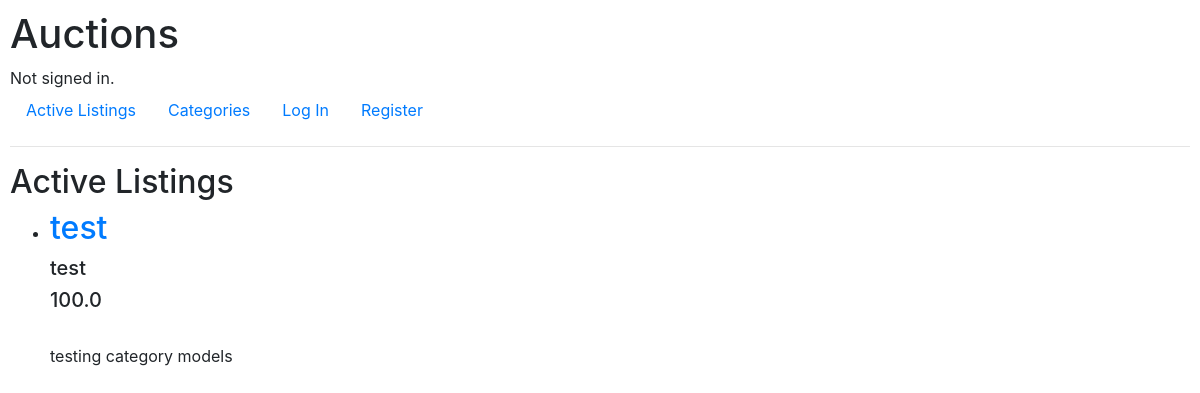
The app's page /, older data.
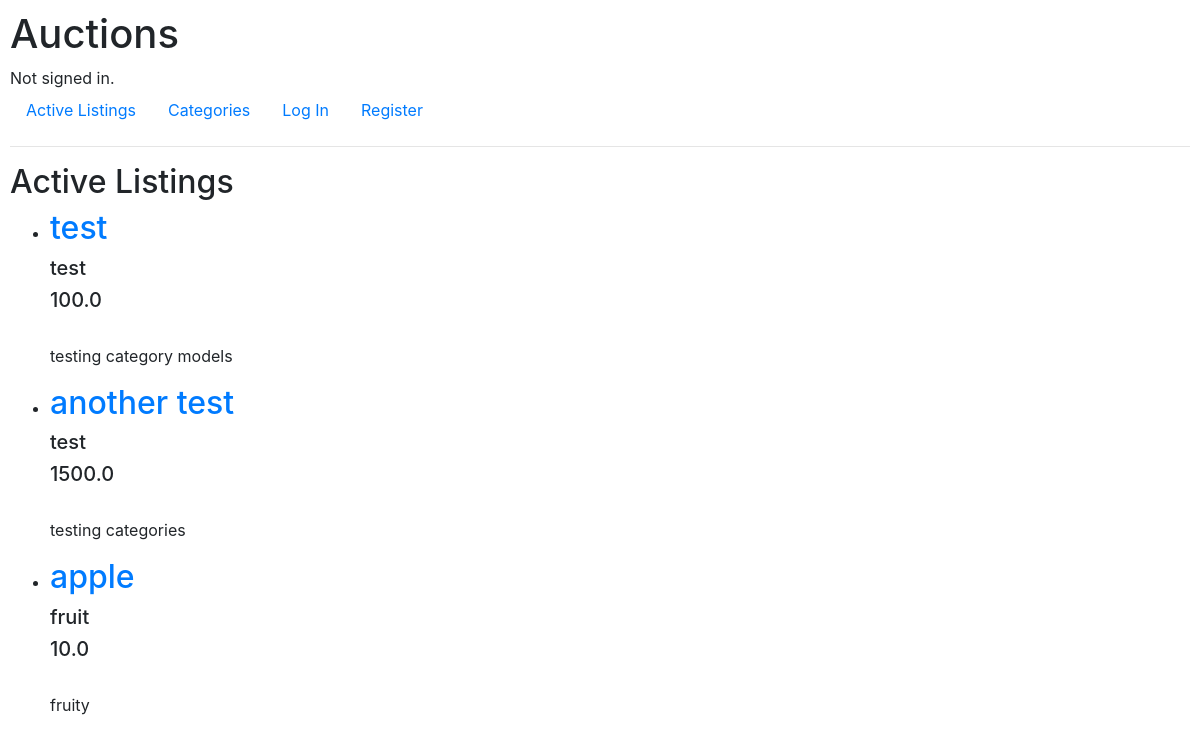
The same page, newer data.
### auctions/models.py (models this page shows)
class Listing(models.Model):
    creator = models.ForeignKey('User', on_delete=models.CASCADE, related_name="listings", null=True)
    title = models.CharField(max_length=128)
    description = models.TextField(max_length=1000)
    current_bid = models.OneToOneField('Bid', on_delete=models.CASCADE, related_name="listing", null=True)
    active = models.BooleanField(default=True)
    image_url = models.URLField(default=None)  # should this be a FilePathField ?
    category = models.ForeignKey('Category', on_delete=models.CASCADE, related_name="items", null=True)
    winner = models.ForeignKey('User', on_delete=models.DO_NOTHING, related_name="winner", null=True, default=None)

class Category(models.Model):
    name = models.CharField(max_length=64)

class Bid(models.Model):
    user = models.ForeignKey(User, on_delete=models.CASCADE, related_name="bids")
    amount = models.FloatField()
    related_listing = models.ForeignKey(Listing, on_delete=models.CASCADE, related_name="bid", null=True)

### auctions/views.py (the view)
# urls.py: path("", views.index, name="index"),
def index(request):
    listings = Listing.objects.all()
    return render(request, "auctions/index.html", {'listings': listings})

### auctions/templates/auctions/index.html (shortened to what this page needs)
{% extends "auctions/layout.html" %}
{% block body %}
    <h2>Active Listings</h2>
    <ul>
        {% for listing in listings %}
            {% if listing.active%}
                <li>
                    <h2> <a href="/listings/{{listing.id}}">{{listing.title}}</a> </h2>
                    <h5> {{listing.category.name}} </h5>
                    <h5> {{listing.current_bid.amount}} </h5>
                    <p> {{listing.description}} </p>
                </li>
            {% endif %}
        {% endfor %}
    </ul>
{% endblock %}

### auctions/templates/auctions/layout.html (shortened to what this page needs)
{% load static %}
<!DOCTYPE html>
<html lang="en">
    <head>
        <link rel="stylesheet" href="https://stackpath.bootstrapcdn.com/bootstrap/4.4.1/css/bootstrap.min.css">
        <link href="{% static 'auctions/styles.css' %}" rel="stylesheet">
    </head>
    <body>
        <h1>Auctions</h1>
        <div>
            {% if user.is_authenticated %}
                Signed in as <strong>{{ user.username }}</strong>.
            {% else %}
                Not signed in.
            {% endif %}
        </div>
        <ul class="nav">
            <li class="nav-item">
                <a class="nav-link" href="{% url 'index' %}">Active Listings</a>
            </li>
            <li class="nav-item">
                <a class="nav-link" href="{% url 'categories' %}">Categories</a>
            </li>
            {% if user.is_authenticated %}
                <li class="nav-item">
                    <a class="nav-link" href="{% url 'create_listing' %}">Create Listing</a>
                </li>
                <li class="nav-item">
                    <a class="nav-link" href="{% url 'logout' %}">Log Out</a>
                </li>
                <li class="nav-item">
                    <a class="nav-link" href="{% url 'watchlist' %}">View Watchlist</a>
                </li>
            {% else %}
                <li class="nav-item">
                    <a class="nav-link" href="{% url 'login' %}">Log In</a>
                </li>
                <li class="nav-item">
                    <a class="nav-link" href="{% url 'register' %}">Register</a>
                </li>
            {% endif %}
        </ul>
        <hr>
        {% block body %}
        {% endblock %}
    </body>
</html>

### auctions/static/auctions/styles.css (style rules this page uses)
body { padding: 10px; }

Row changes from the older to the newer data that the page shows:
added Listing: title "another test", category.name "test", current_bid.amount "1500.0", description "testing categories"
added Listing: title "apple", category.name "fruit", current_bid.amount "10.0", description "fruity"
